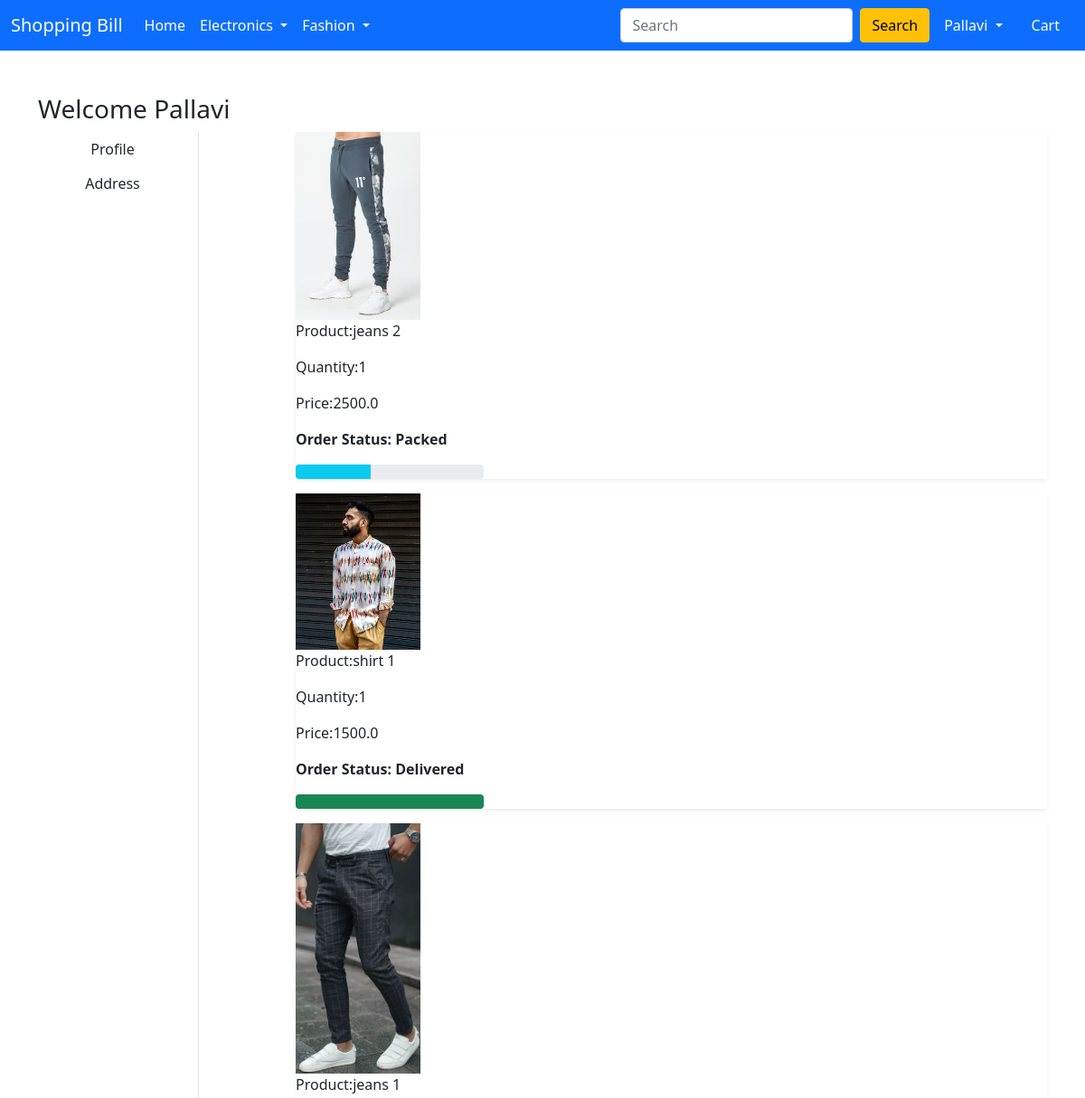
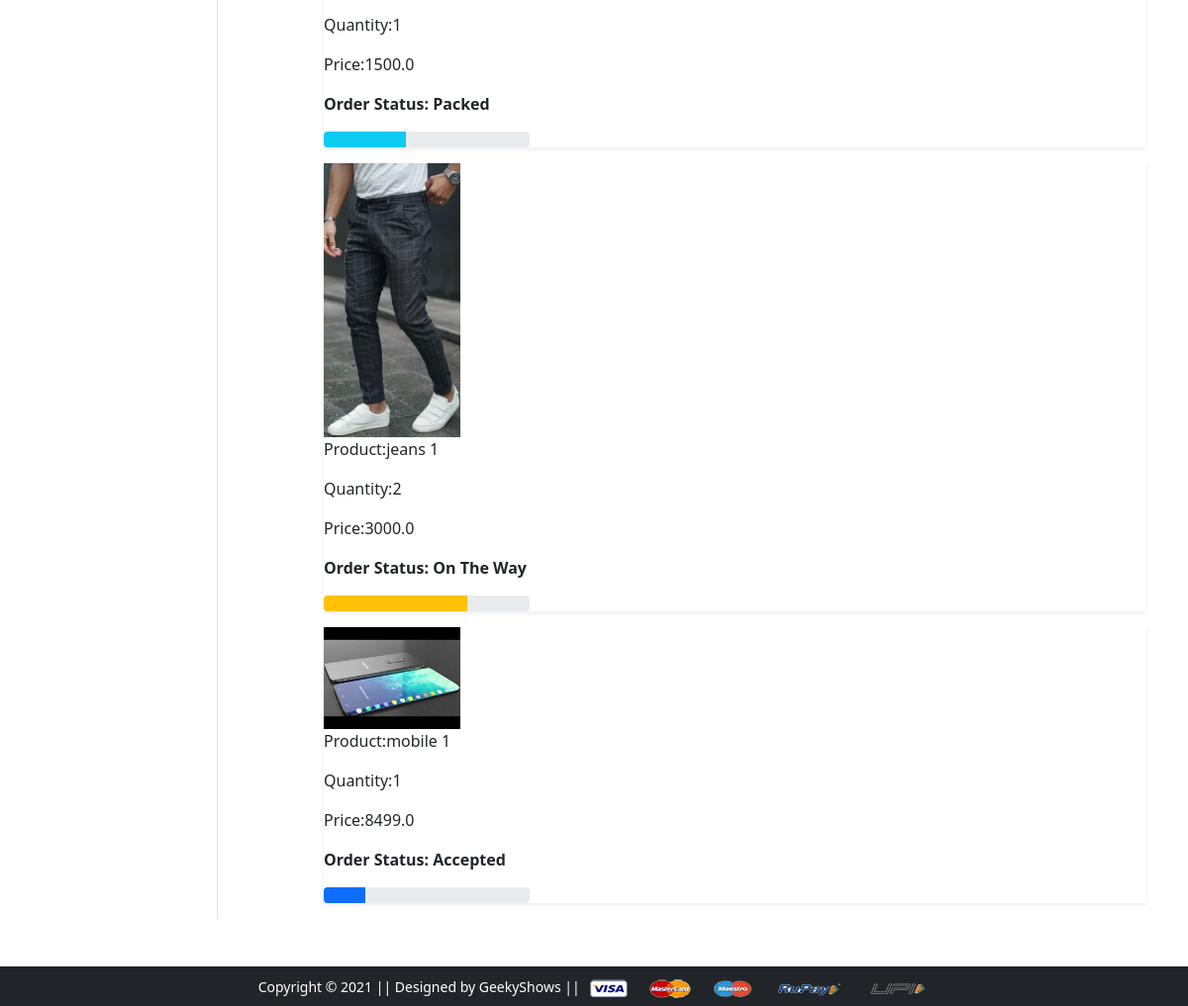
Page /orders/ (signed in) on the committed database (2 pictures, top to bottom).
### app1/models.py (models this page shows, shortened)
class OrderPlaced(models.Model):
    user = models.ForeignKey(User, on_delete=models.CASCADE)
    customer = models.ForeignKey(Customer, on_delete=models.CASCADE)
    product = models.ForeignKey(Product, on_delete=models.CASCADE)
    quantity = models.PositiveIntegerField(default=1)
    ordered_date = models.DateTimeField(auto_now_add=True)
    status = models.CharField(max_length=50, choices=STATUS_CHOICES, default='pending')
    @property
    def total_cost(self):
        return self.quantity * self.product.discounted_price

class Product(models.Model):
    title = models.CharField(max_length=100)
    selling_price = models.FloatField()
    discounted_price = models.FloatField()
    description = models.TextField(max_length=200)
    brand = models.CharField(max_length=100)
    category = models.CharField(choices=CATEGORY_CHOICES, max_length=2)
    product_image = models.ImageField(upload_to='productimg')

### app1/views.py (the view)
# urls.py: path('orders/', views.orders, name='orders'),
@login_required
def orders(request):
    op = OrderPlaced.objects.filter(user=request.user)
    return render(request, 'app1/orders.html', {'order_placed':op}) #pass the all the data which is inside the op var into template

### app1/templates/app1/orders.html (shortened to what this page needs)
{% extends 'app1/base.html' %}
{% load static %}
{% block main-content %}
<div class="container my-5">
 <div class="row">
 <h3>Welcome <span class="text-capitalize">{{request.user}}</span></h3>
  <div class="col-sm-2 border-end">
   <ul class="list-unstyled">
    <li class="d-grid"><a href="{% url 'profile' %}" class="btn">Profile</a></li>
    <li class="d-grid"><a href="{% url 'address' %}" class="btn{{active}}">Address</a></li>
   </ul>
  </div>
  <div class="col-sm-9 offset-sm-1">
      {% for op in order_placed %}
      <div class="shadow-sm mb-3">
          <div class="col-sm-2">
              <img src="{{op.product.product_image.url}}" alt="" srcset="" class="img-fluid" height="150" width="150">
          </div>
          <div class="col-sm-7">
              <p>Product:{{op.product.title}}</p>
              <p>Quantity:{{op.quantity}}</p>
              <p>Price:{{op.total_cost}}</p>
          </div>
          <div class="col-sm-3 fw-bold text-right">
              <p>Order Status: {{op.status}}</p>
              {% if op.status == 'Accepted' %}
              <div class="progress">
                  <div class="progress-bar" role="progressbar" style="width: 20%;" aria-valuenow="0" aria-valuemax="100"></div>
              </div>
              {% endif %}
              {% if op.status == 'Packed' %}
              <div class="progress">
                  <div class="progress-bar bg-info" role="progressbar" style="width: 40%;" aria-valuenow="40" aria-valuemin="0" aria-valuemax="100"></div>
              </div>
              {% endif %}
              {% if op.status == 'On The Way' %}
              <div class="progress">
                  <div class="progress-bar bg-warning" role="progressbar" style="width: 70%;" aria-valuenow="70" aria-valuemin="0" aria-valuemax="100"></div>
              </div>
              {% endif %}
              {% if op.status == 'Delivered' %}
              <div class="progress">
                  <div class="progress-bar bg-success" role="progressbar" style="width: 100%;" aria-valuenow="100" aria-valuemin="0" aria-valuemax="100"></div>
              </div>
              {% endif %}
          </div>
      </div>
      {% endfor %}
  </div>
 </div>
</div>
{% endblock main-content %}

### app1/templates/app1/base.html (shortened to what this page needs)
<!DOCTYPE html>
<html lang="en">
    {% load static %}
<head>
    <link rel="stylesheet" href="{% static 'app1/css/owl.carousel.min.css' %}">
    <link rel="stylesheet" href="{% static 'app1/css/fontawesome.min.css' %}">
    <link rel="stylesheet" href="{% static 'app1/css/bootstrap.min.css' %}">
    <link rel="stylesheet" href="{% static 'app1/css/base.css' %}">
</head>
<body>
<nav class="navbar navbar-expand-lg navbar-dark bg-primary">
    <div class="container-fluid">
      <a class="navbar-brand" href="/">Shopping Bill</a>
      <div class="collapse navbar-collapse" id="navbarSupportedContent">
        <ul class="navbar-nav me-auto mb-2 mb-lg-0">
          <li class="nav-item">
            <a class="nav-link active" aria-current="page" href="/">Home</a>
          </li>
          <li class="nav-item dropdown">
            <a class="nav-link dropdown-toggle text-white" href="#" id="electronicsDropdown" role="button" data-bs-toggle="dropdown" aria-expanded="false">
              Electronics
            </a>
          </li>
          <li class="nav-item dropdown">
            <a class="nav-link dropdown-toggle text-white" href="#" id="fashionDropdown" role="button" data-bs-toggle="dropdown" aria-expanded="false">
              Fashion
            </a>
          </li>
        </ul>
        <form class="d-flex">
          <input class="form-control me-2" type="search" placeholder="Search" aria-label="Search">
          <button class="btn btn-warning" type="submit">Search</button>
        </form>
        <div>
         <ul class="navbar-nav me-auto mb-2 mb-lg-0">
             {% if request.user.is_authenticated %}
          <li class="nav-item dropdown mx-2">
             <a class="nav-link dropdown-toggle text-white" href="#" id="profileDropdown" role="button" data-bs-toggle="dropdown" aria-expanded="false">
              {{request.user.username|capfirst}}
             </a>
           </li>
           <li class="nav-item mx-2">
            <a href="{% url 'showcart' %}" class="nav-link text-white"> Cart </a>
           </li>
           {% endif %}
         </ul>
        </div>
      </div>
    </div>
   </nav>
{% block main-content %} {% endblock main-content %}
<footer class="container-fluid bg-dark text-center p-2 mt-5">
    <small class="text-white">Copyright &copy; 2021 || Designed by GeekyShows || </small>
    <img src="{% static 'app1/images/payment.png' %}" alt="" srcset="" class="img-fluid" height="2px">
</footer>
</body>
</html>

### rows in the picture
OrderPlaced: product.product_image (picture), product "jeans 2", quantity "1", total_cost "2500.0", status "Packed"
OrderPlaced: product.product_image (picture), product "shirt 1", quantity "1", total_cost "1500.0", status "Delivered"
OrderPlaced: product.product_image (picture), product "jeans 1", quantity "1", total_cost "1500.0", status "Packed"
OrderPlaced: product.product_image (picture), product "jeans 1", quantity "2", total_cost "3000.0", status "On The Way"
OrderPlaced: product.product_image (picture), product "mobile 1", quantity "1", total_cost "8499.0", status "Accepted"

### other values in the picture
{{ request.user.username|capfirst }} "Pallavi"
{{ request.user }} "Pallavi"
